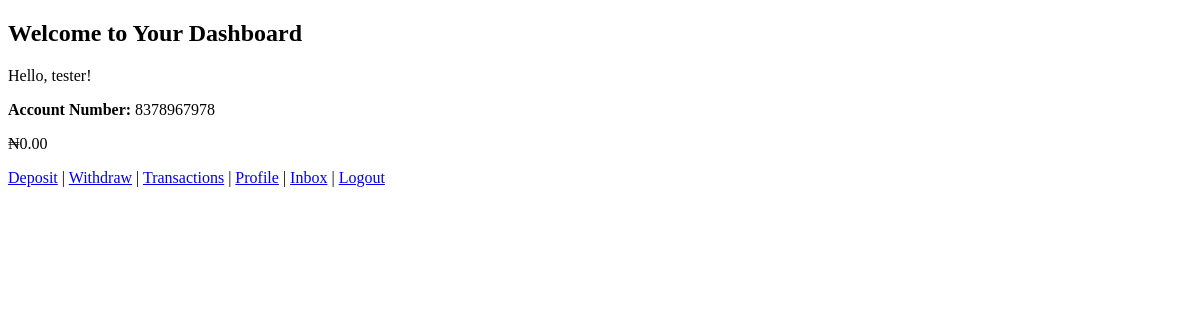
Before: /dashboard/ (signed in) with the older database file.
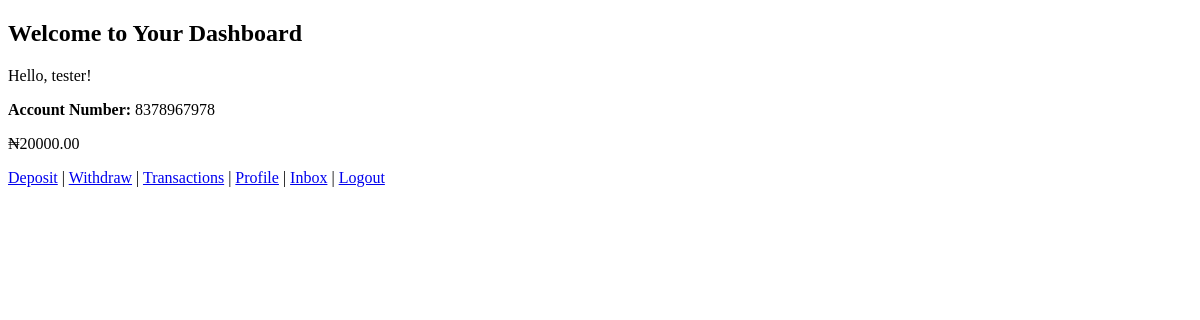
After: the same page with the newer database file.
### bankPages/models.py (models this page shows, shortened)
class UserProfile(models.Model):
    user = models.OneToOneField(User, on_delete=models.CASCADE)
    balance = models.DecimalField(max_digits=12, decimal_places=2, default=0.00)
    account_number = models.CharField(max_length=10, unique=True, blank=True)

### bankPages/views.py (the view)
# urls.py: path('dashboard/', views.dashboard, name='dashboard'),
@login_required
def dashboard(request):
    user_profile, created = UserProfile.objects.get_or_create(user=request.user)
    context = {
        'balance': user_profile.balance,
        'account_number': user_profile.account_number,  # Add account number here
    }
    return render(request, 'bankPages/dashboard.html', context)

### bankPages/templates/bankPages/dashboard.html (shortened to what this page needs)
{% load static %}
<!DOCTYPE html>
<html lang="en">
<head>
</head>
<body>
    <h2>Welcome to Your Dashboard</h2>
    <p>Hello, {{ user.username }}!</p>
    <p><strong>Account Number:</strong> {{ account_number }}</p>
    <p class="text-3xl font-bold text-green-500">₦{{ balance }}</p>
    <a href="{% url 'deposit' %}">Deposit</a> |
    <a href="{% url 'withdraw' %}">Withdraw</a> |
    <a href="{% url 'transactions' %}">Transactions</a> |
    <a href="{% url 'profile' %}">Profile</a> |
    <a href="{% url 'user_messages' %}">Inbox</a> |
    <a href="{% url 'logout' %}">Logout</a>
</body>
</html>

Changed rows visible on the page:
changed UserProfile: balance "0.00" → "20000.00"
